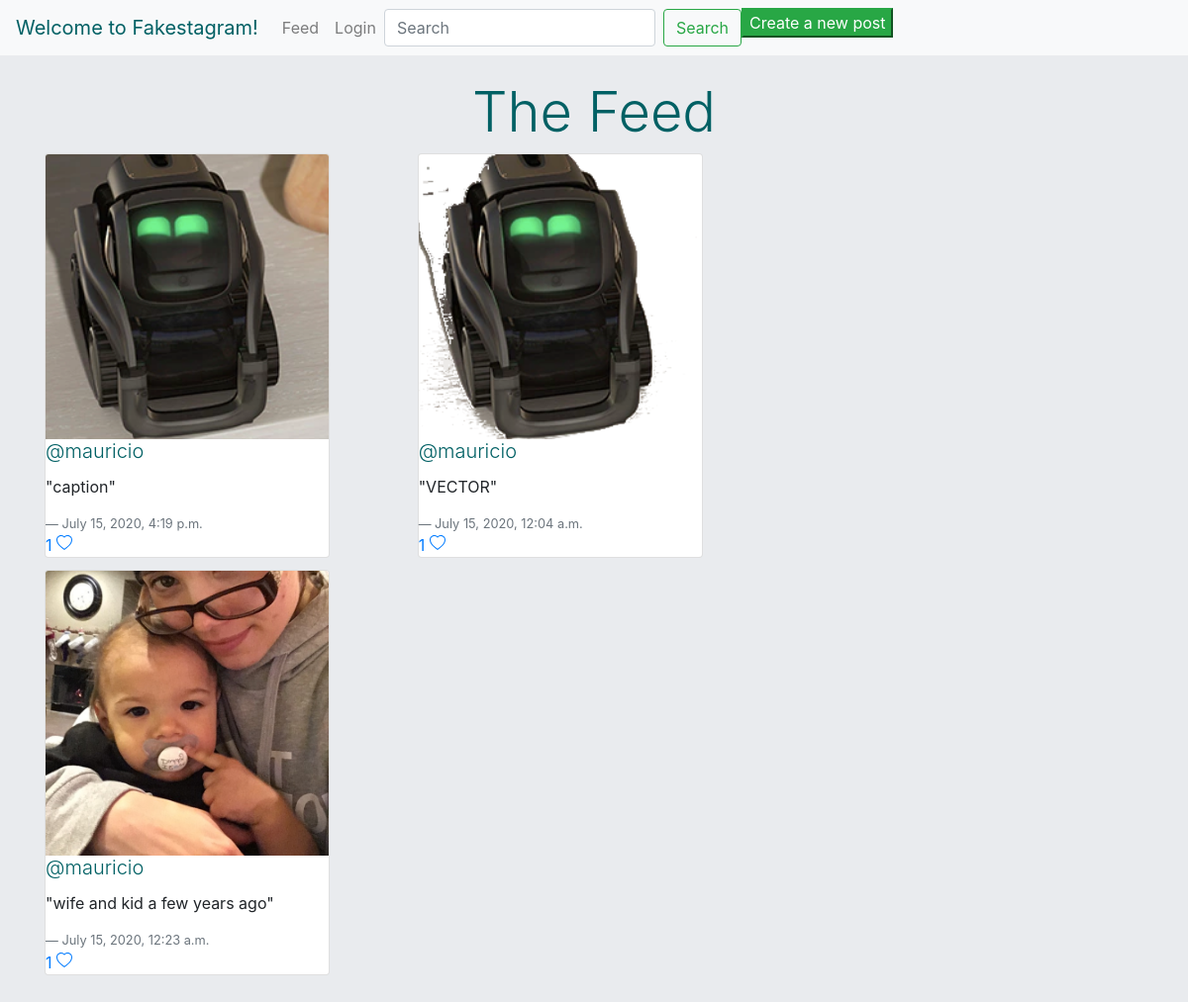
The app's page /, older data.
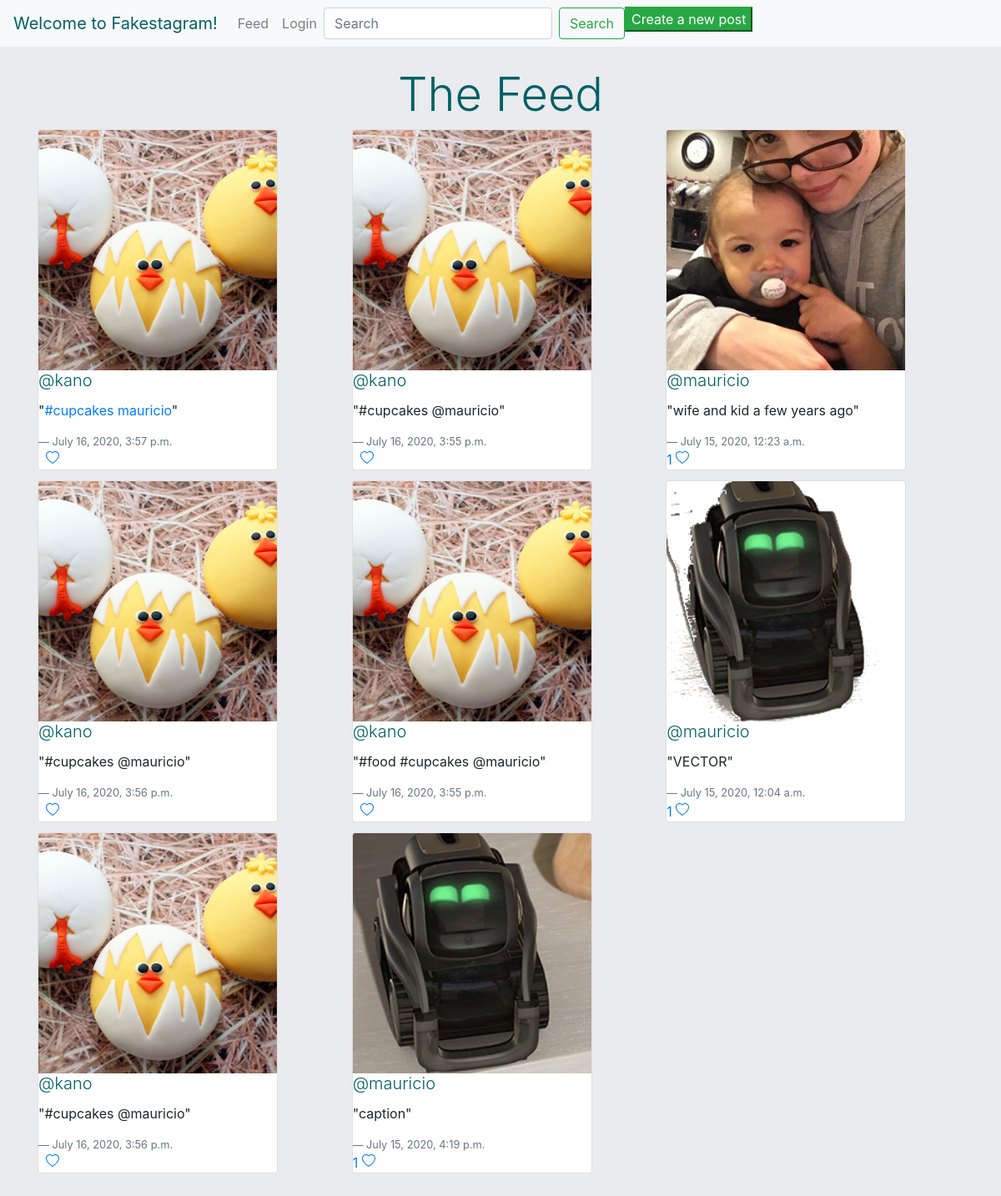
The same page, newer data.
### insta_backend/models.py (models this page shows, shortened)
class Post(models.Model):
    author = models.ForeignKey(
        'authentication.Author',
        on_delete=models.CASCADE
    )
    image = models.ImageField(upload_to='post_uploads/')
    caption = models.TextField(max_length=500)
    created_timestamp = models.DateTimeField(auto_now_add=True)
    updated_timestamp = models.DateTimeField(auto_now=True)
    likes = models.ManyToManyField(
        'authentication.Author',
        blank=True,
        related_name="authors_who_like_this"
        )
    comments = models.ManyToManyField('authentication.Author', blank=True, related_name="authors_who_commented_this")

### authentication/models.py (models this page shows, shortened)
class Author(AbstractBaseUser):
    name = models.CharField(max_length=50)
    username = models.CharField(max_length=50, unique=True)
    slug = models.SlugField(null=False, unique=True)
    email = models.EmailField(max_length=100, unique=True)
    active = models.BooleanField(default=True)
    staff = models.BooleanField(default=False)
    admin = models.BooleanField(default=False)
    following = models.ManyToManyField(
        'self',
        related_name="following"
    )
    USERNAME_FIELD = 'username'
    REQUIRED_FIELDS = ['email', 'name']
    objects = AuthorManager()

### insta_backend/views.py (the view)
# urls.py: path('', Homepage.as_view(), name='home'),
class Homepage(View):
    html = "index.html"
    def get(self, request):
        posts = None
        if request.user.is_authenticated:
            posts = Post.objects.filter(
                author__in=request.user.following.all())
        else:
            posts = Post.objects.all()
        posts = posts.order_by('-created_timestamp')
        return render(request, self.html, {'posts': posts})

### authentication/templates/index.html (shortened to what this page needs)
{% extends 'base.html' %}
{% block content %}
    <div class="feed" style="margin-bottom: 10rem;">
    <h1 class='display-4 mt-4 text-center' style="color: #016064;">The Feed</h1>
    {% if posts %}
        <div class="card-columns">
        {% for post in posts %}
            <a href={% url 'post_detail' id=post.id %}>
            <div class="card" style="width: 18rem;">
            {% load static %}
                <img class="card-img-top" style="object-fit: cover; height: 18rem;" src="{{ post.image.url }}"/>
                <h5 class="lead card-title"><a style="color: #016064" href={% url 'profile' slug=post.author.slug %}>@{{ post.author.username }}</a></h5>
                <p class="card-text">"{{ post.caption|safe}}"</p>
                <footer class="blockquote-footer">{{ post.created_timestamp }}</footer>
                <a href="{% url 'post-like' pk=post.pk %}" class="card-link">
                    {% if post.likes.count > 0%}
                    {{post.likes.count}}
                    {% else %}
                    &nbsp;
                    {% endif %}
                </a>
                <br>
            </div>
        {% endfor %}
        {% else %}
        <div class="card" style="width: 18rem;">
            <h5 class="card-title"> :( </h5>
            <p> No one you're following has any posts </p>
        </div>
    {% endif %}
    </div>
    </div>
{% endblock %}

Row changes from the older to the newer data that the page shows:
added Post: image (picture), author.username "kano", caption "#cupcakes mauricio", created_timestamp "July 16, 2020, 3:57 p.m."
added Post: image (picture), author.username "kano", caption "#cupcakes @mauricio", created_timestamp "July 16, 2020, 3:56 p.m."
added Post: image (picture), author.username "kano", caption "#cupcakes @mauricio", created_timestamp "July 16, 2020, 3:56 p.m."
added Post: image (picture), author.username "kano", caption "#cupcakes @mauricio", created_timestamp "July 16, 2020, 3:55 p.m."
added Post: image (picture), author.username "kano", caption "#food #cupcakes @mauricio", created_timestamp "July 16, 2020, 3:55 p.m."
